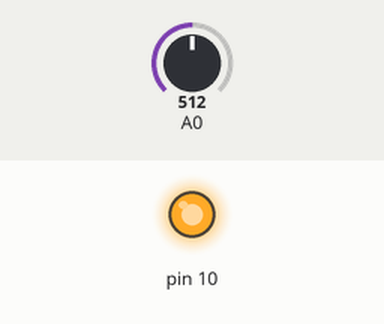
Recording of a program running on a simulated Arduino Uno, built with avr-gcc and run on an emulated ATmega328P. Parts: output pins drawn as LEDs (lit = HIGH). Inputs (shaded band) come from the test bench; at power-on: A0 = 512.

Above: at 1.2 s.
1.3 s: A0 set to 497
At 2.0 s:
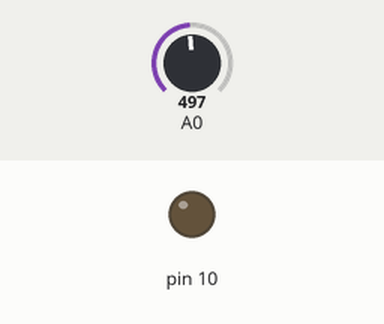
2.8 s: A0 set to 716
At 3.1 s:
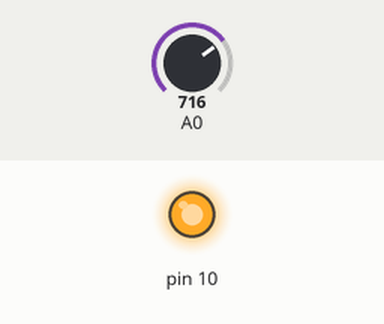
4.3 s: A0 set to 511
At 5.5 s:
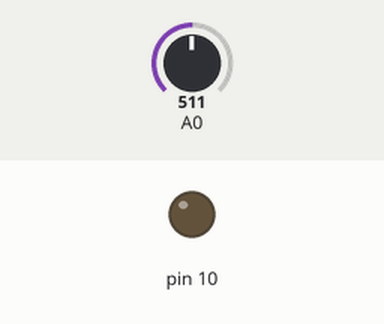
Timing chart, 0 to 7.3 s (numbered marks = the images above; inputs shaded):
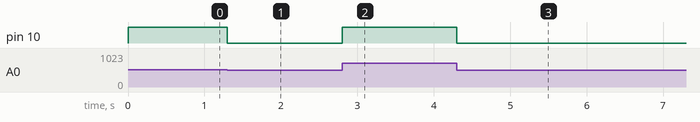

Measured:
- the behaviour switches between 512 and 511 on A0 (found by bisection; images 0 and 1)
- after the input at 1.3 s, pin 10: HIGH → LOW at once
- after the input at 2.8 s, pin 10: LOW → HIGH at once
- after the input at 4.3 s, pin 10: HIGH → LOW at once

The program:

main.cpp
```cpp
extern "C"{
#include "PCCI.h"
#include "calculatePercentFunc.h"

}
#include <Arduino.h>

// put function declarations here:


void setup() {
  // put your setup code here, to run once:
  pinMode(10,OUTPUT);

}

void loop() {
  // put your main code here, to run repeatedly:
  PCCI_U.percRawVal_u16 = analogRead(A0);
  PCCI_Y.indicatorLamp_B = PCCI_calculatePercentFunc(PCCI_U.percRawVal_u16);
  digitalWrite(10,PCCI_Y.indicatorLamp_B);
}
```

PCCI.c
```cpp
/*
 * File: PCCI.c
 *
 * Code generated for Simulink model 'PCCI'.
 *
 * Model version                  : 1.1
 * Simulink Coder version         : 23.2 (R2023b) 01-Aug-2023
 * C/C++ source code generated on : Sun Jul 14 00:31:42 2024
 *
 * Target selection: ert.tlc
 * Embedded hardware selection: Intel->x86-64 (Windows64)
 * Code generation objectives: Unspecified
 * Validation result: Not run
 */

#include "PCCI.h"
#include "calculatePercentFunc.h"

/* External inputs (root inport signals with default storage) */
ExtU_PCCI_T PCCI_U;

/* External outputs (root outports fed by signals with default storage) */
ExtY_PCCI_T PCCI_Y;

/* Real-time model */
static RT_MODEL_PCCI_T PCCI_M_;
RT_MODEL_PCCI_T *const PCCI_M = &PCCI_M_;

/* Model step function */
void PCCI_step(void)
{
  /* Outputs for Atomic SubSystem: '<Root>/calculatePercentFunc' */

  /* Outport: '<Root>/indicatorLamp_B' incorporates:
   *  Inport: '<Root>/percRawVal_u16'
   */
  PCCI_Y.indicatorLamp_B = PCCI_calculatePercentFunc(PCCI_U.percRawVal_u16);

  /* End of Outputs for SubSystem: '<Root>/calculatePercentFunc' */
}

/* Model initialize function */
void PCCI_initialize(void)
{
  /* (no initialization code required) */
}

/* Model terminate function */
void PCCI_terminate(void)
{
  /* (no terminate code required) */
}

/*
 * File trailer for generated code.
 *
 * [EOF]
 */
```

PCCI.h
```cpp
/*
 * File: PCCI.h
 *
 * Code generated for Simulink model 'PCCI'.
 *
 * Model version                  : 1.1
 * Simulink Coder version         : 23.2 (R2023b) 01-Aug-2023
 * C/C++ source code generated on : Sun Jul 14 00:31:42 2024
 *
 * Target selection: ert.tlc
 * Embedded hardware selection: Intel->x86-64 (Windows64)
 * Code generation objectives: Unspecified
 * Validation result: Not run
 */

#ifndef RTW_HEADER_PCCI_h_
#define RTW_HEADER_PCCI_h_
#ifndef PCCI_COMMON_INCLUDES_
#define PCCI_COMMON_INCLUDES_
#include "rtwtypes.h"
#endif                                 /* PCCI_COMMON_INCLUDES_ */

#include "PCCI_types.h"

/* Macros for accessing real-time model data structure */
#ifndef rtmGetErrorStatus
#define rtmGetErrorStatus(rtm)         ((rtm)->errorStatus)
#endif

#ifndef rtmSetErrorStatus
#define rtmSetErrorStatus(rtm, val)    ((rtm)->errorStatus = (val))
#endif

/* External inputs (root inport signals with default storage) */
typedef struct {
  uint16_T percRawVal_u16;             /* '<Root>/percRawVal_u16' */
} ExtU_PCCI_T;

/* External outputs (root outports fed by signals with default storage) */
typedef struct {
  boolean_T indicatorLamp_B;           /* '<Root>/indicatorLamp_B' */
} ExtY_PCCI_T;

/* Real-time Model Data Structure */
struct tag_RTM_PCCI_T {
  const char_T * volatile errorStatus;
};

/* External inputs (root inport signals with default storage) */
extern ExtU_PCCI_T PCCI_U;

/* External outputs (root outports fed by signals with default storage) */
extern ExtY_PCCI_T PCCI_Y;

/* Model entry point functions */
extern void PCCI_initialize(void);
extern void PCCI_step(void);
extern void PCCI_terminate(void);

/* Real-time Model object */
extern RT_MODEL_PCCI_T *const PCCI_M;

/*-
 * The generated code includes comments that allow you to trace directly
 * back to the appropriate location in the model.  The basic format
 * is <system>/block_name, where system is the system number (uniquely
 * assigned by Simulink) and block_name is the name of the block.
 *
 * Use the MATLAB hilite_system command to trace the generated code back
 * to the model.  For example,
 *
 * hilite_system('<S3>')    - opens system 3
 * hilite_system('<S3>/Kp') - opens and selects block Kp which resides in S3
 *
 * Here is the system hierarchy for this model
 *
 * '<Root>' : 'PCCI'
 * '<S1>'   : 'PCCI/calculatePercentFunc'
 */
#endif                                 /* RTW_HEADER_PCCI_h_ */

/*
 * File trailer for generated code.
 *
 * [EOF]
 */
```

PCCI_types.h
```cpp
/*
 * File: PCCI_types.h
 *
 * Code generated for Simulink model 'PCCI'.
 *
 * Model version                  : 1.1
 * Simulink Coder version         : 23.2 (R2023b) 01-Aug-2023
 * C/C++ source code generated on : Sun Jul 14 00:31:42 2024
 *
 * Target selection: ert.tlc
 * Embedded hardware selection: Intel->x86-64 (Windows64)
 * Code generation objectives: Unspecified
 * Validation result: Not run
 */

#ifndef RTW_HEADER_PCCI_types_h_
#define RTW_HEADER_PCCI_types_h_

/* Forward declaration for rtModel */
typedef struct tag_RTM_PCCI_T RT_MODEL_PCCI_T;

#endif                                 /* RTW_HEADER_PCCI_types_h_ */

/*
 * File trailer for generated code.
 *
 * [EOF]
 */
```

calculatePercentFunc.c
```cpp
/*
 * File: calculatePercentFunc.c
 *
 * Code generated for Simulink model 'PCCI'.
 *
 * Model version                  : 1.1
 * Simulink Coder version         : 23.2 (R2023b) 01-Aug-2023
 * C/C++ source code generated on : Sun Jul 14 00:31:42 2024
 *
 * Target selection: ert.tlc
 * Embedded hardware selection: Intel->x86-64 (Windows64)
 * Code generation objectives: Unspecified
 * Validation result: Not run
 */

#include "rtwtypes.h"
#include "calculatePercentFunc.h"

/* Output and update for atomic system: '<Root>/calculatePercentFunc' */
boolean_T PCCI_calculatePercentFunc(uint16_T rtu_percRawVal_u16)
{
  /* RelationalOperator: '<S1>/GreaterThan' incorporates:
   *  Constant: '<S1>/Constant'
   *  Constant: '<S1>/Constant1'
   *  Constant: '<S1>/Constant2'
   *  DataTypeConversion: '<S1>/Data Type Conversion'
   *  Product: '<S1>/Divide'
   *  Product: '<S1>/Product'
   */
  return (real32_T)rtu_percRawVal_u16 / 1023.0F * 100.0F > 50.0F;
}

/*
 * File trailer for generated code.
 *
 * [EOF]
 */
```

calculatePercentFunc.h
```cpp
/*
 * File: calculatePercentFunc.h
 *
 * Code generated for Simulink model 'PCCI'.
 *
 * Model version                  : 1.1
 * Simulink Coder version         : 23.2 (R2023b) 01-Aug-2023
 * C/C++ source code generated on : Sun Jul 14 00:31:42 2024
 *
 * Target selection: ert.tlc
 * Embedded hardware selection: Intel->x86-64 (Windows64)
 * Code generation objectives: Unspecified
 * Validation result: Not run
 */

#ifndef RTW_HEADER_calculatePercentFunc_h_
#define RTW_HEADER_calculatePercentFunc_h_
#ifndef PCCI_COMMON_INCLUDES_
#define PCCI_COMMON_INCLUDES_
#include "rtwtypes.h"
#endif                                 /* PCCI_COMMON_INCLUDES_ */

extern boolean_T PCCI_calculatePercentFunc(uint16_T rtu_percRawVal_u16);

#endif                                 /* RTW_HEADER_calculatePercentFunc_h_ */

/*
 * File trailer for generated code.
 *
 * [EOF]
 */
```

rtwtypes.h
```cpp
/*
 * File: rtwtypes.h
 *
 * Code generated for Simulink model 'PCCI'.
 *
 * Model version                  : 1.1
 * Simulink Coder version         : 23.2 (R2023b) 01-Aug-2023
 * C/C++ source code generated on : Sun Jul 14 00:31:42 2024
 *
 * Target selection: ert.tlc
 * Embedded hardware selection: Intel->x86-64 (Windows64)
 * Code generation objectives: Unspecified
 * Validation result: Not run
 */

#ifndef RTWTYPES_H
#define RTWTYPES_H

/* Logical type definitions */
#if (!defined(__cplusplus))
#ifndef false
#define false                          (0U)
#endif

#ifndef true
#define true                           (1U)
#endif
#endif

/*=======================================================================*
 * Target hardware information
 *   Device type: Intel->x86-64 (Windows64)
 *   Number of bits:     char:   8    short:   16    int:  32
 *                       long:  32
 *                       native word size:  64
 *   Byte ordering: LittleEndian
 *   Signed integer division rounds to: Zero
 *   Shift right on a signed integer as arithmetic shift: on
 *=======================================================================*/

/*=======================================================================*
 * Fixed width word size data types:                                     *
 *   int8_T, int16_T, int32_T     - signed 8, 16, or 32 bit integers     *
 *   uint8_T, uint16_T, uint32_T  - unsigned 8, 16, or 32 bit integers   *
 *   real32_T, real64_T           - 32 and 64 bit floating point numbers *
 *=======================================================================*/
typedef signed char int8_T;
typedef unsigned char uint8_T;
typedef short int16_T;
typedef unsigned short uint16_T;
typedef int int32_T;
typedef unsigned int uint32_T;
typedef float real32_T;
typedef double real64_T;

/*===========================================================================*
 * Generic type definitions: boolean_T, char_T, byte_T, int_T, uint_T,       *
 *                           real_T, time_T, ulong_T.                        *
 *===========================================================================*/
typedef double real_T;
typedef double time_T;
typedef unsigned char boolean_T;
typedef int int_T;
typedef unsigned int uint_T;
typedef unsigned long ulong_T;
typedef char char_T;
typedef unsigned char uchar_T;
typedef char_T byte_T;

/*===========================================================================*
 * Complex number type definitions                                           *
 *===========================================================================*/
#define CREAL_T

typedef struct {
  real32_T re;
  real32_T im;
} creal32_T;

typedef struct {
  real64_T re;
  real64_T im;
} creal64_T;

typedef struct {
  real_T re;
  real_T im;
} creal_T;

#define CINT8_T

typedef struct {
  int8_T re;
  int8_T im;
} cint8_T;

#define CUINT8_T

typedef struct {
  uint8_T re;
  uint8_T im;
} cuint8_T;

#define CINT16_T

typedef struct {
  int16_T re;
  int16_T im;
} cint16_T;

#define CUINT16_T

typedef struct {
  uint16_T re;
  uint16_T im;
} cuint16_T;

#define CINT32_T

typedef struct {
  int32_T re;
  int32_T im;
} cint32_T;

#define CUINT32_T

typedef struct {
  uint32_T re;
  uint32_T im;
} cuint32_T;

/*=======================================================================*
 * Min and Max:                                                          *
 *   int8_T, int16_T, int32_T     - signed 8, 16, or 32 bit integers     *
 *   uint8_T, uint16_T, uint32_T  - unsigned 8, 16, or 32 bit integers   *
 *=======================================================================*/
#define MAX_int8_T                     ((int8_T)(127))
#define MIN_int8_T                     ((int8_T)(-128))
#define MAX_uint8_T                    ((uint8_T)(255U))
#define MAX_int16_T                    ((int16_T)(32767))
#define MIN_int16_T                    ((int16_T)(-32768))
#define MAX_uint16_T                   ((uint16_T)(65535U))
#define MAX_int32_T                    ((int32_T)(2147483647))
#define MIN_int32_T                    ((int32_T)(-2147483647-1))
#define MAX_uint32_T                   ((uint32_T)(0xFFFFFFFFU))

/* Block D-Work pointer type */
typedef void * pointer_T;

#endif                                 /* RTWTYPES_H */

/*
 * File trailer for generated code.
 *
 * [EOF]
 */
```
